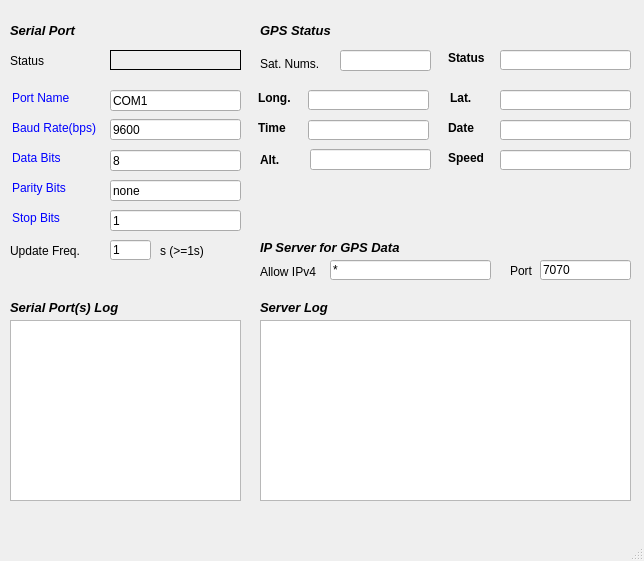
<?xml version="1.0" encoding="UTF-8"?>
<ui version="4.0">
 <class>MainWindow</class>
 <widget class="QMainWindow" name="MainWindow">
  <property name="geometry">
   <rect>
    <x>0</x>
    <y>0</y>
    <width>644</width>
    <height>561</height>
   </rect>
  </property>
  <property name="sizePolicy">
   <sizepolicy hsizetype="Fixed" vsizetype="Fixed">
    <horstretch>0</horstretch>
    <verstretch>0</verstretch>
   </sizepolicy>
  </property>
  <property name="windowTitle">
   <string>MainWindow</string>
  </property>
  <widget class="QWidget" name="centralWidget">
   <property name="sizePolicy">
    <sizepolicy hsizetype="Fixed" vsizetype="Fixed">
     <horstretch>0</horstretch>
     <verstretch>0</verstretch>
    </sizepolicy>
   </property>
   <widget class="QLabel" name="gpsComSetLabel">
    <property name="geometry">
     <rect>
      <x>10</x>
      <y>20</y>
      <width>91</width>
      <height>21</height>
     </rect>
    </property>
    <property name="text">
     <string>&lt;html&gt;&lt;head/&gt;&lt;body&gt;&lt;p&gt;&lt;span style=&quot; font-size:10pt; font-weight:600; font-style:italic; color:#000000;&quot;&gt;Serial Port&lt;/span&gt;&lt;/p&gt;&lt;/body&gt;&lt;/html&gt;</string>
    </property>
   </widget>
   <widget class="QLabel" name="comLabel">
    <property name="geometry">
     <rect>
      <x>12</x>
      <y>90</y>
      <width>61</width>
      <height>16</height>
     </rect>
    </property>
    <property name="text">
     <string>&lt;html&gt;&lt;head/&gt;&lt;body&gt;&lt;p&gt;&lt;span style=&quot; color:#0000ff;&quot;&gt;Port Name&lt;/span&gt;&lt;/p&gt;&lt;/body&gt;&lt;/html&gt;</string>
    </property>
   </widget>
   <widget class="QLabel" name="boteLabel">
    <property name="geometry">
     <rect>
      <x>12</x>
      <y>120</y>
      <width>91</width>
      <height>16</height>
     </rect>
    </property>
    <property name="text">
     <string>&lt;html&gt;&lt;head/&gt;&lt;body&gt;&lt;p&gt;&lt;span style=&quot; color:#0000ff;&quot;&gt;Baud Rate(bps)&lt;/span&gt;&lt;/p&gt;&lt;/body&gt;&lt;/html&gt;</string>
    </property>
   </widget>
   <widget class="QLabel" name="dataLabel">
    <property name="geometry">
     <rect>
      <x>12</x>
      <y>150</y>
      <width>61</width>
      <height>16</height>
     </rect>
    </property>
    <property name="text">
     <string>&lt;html&gt;&lt;head/&gt;&lt;body&gt;&lt;p&gt;&lt;span style=&quot; color:#0000ff;&quot;&gt;Data Bits&lt;/span&gt;&lt;/p&gt;&lt;/body&gt;&lt;/html&gt;</string>
    </property>
   </widget>
   <widget class="QLabel" name="checkLabel">
    <property name="geometry">
     <rect>
      <x>12</x>
      <y>180</y>
      <width>71</width>
      <height>16</height>
     </rect>
    </property>
    <property name="text">
     <string>&lt;html&gt;&lt;head/&gt;&lt;body&gt;&lt;p&gt;&lt;span style=&quot; color:#0000ff;&quot;&gt;Parity Bits&lt;/span&gt;&lt;/p&gt;&lt;/body&gt;&lt;/html&gt;</string>
    </property>
   </widget>
   <widget class="QLabel" name="stopLabel">
    <property name="geometry">
     <rect>
      <x>12</x>
      <y>210</y>
      <width>71</width>
      <height>16</height>
     </rect>
    </property>
    <property name="text">
     <string>&lt;html&gt;&lt;head/&gt;&lt;body&gt;&lt;p&gt;&lt;span style=&quot; color:#0000ff;&quot;&gt;Stop Bits&lt;/span&gt;&lt;/p&gt;&lt;/body&gt;&lt;/html&gt;</string>
    </property>
   </widget>
   <widget class="QLabel" name="comInformationLabel">
    <property name="geometry">
     <rect>
      <x>10</x>
      <y>300</y>
      <width>161</width>
      <height>16</height>
     </rect>
    </property>
    <property name="text">
     <string>&lt;html&gt;&lt;head/&gt;&lt;body&gt;&lt;p&gt;&lt;span style=&quot; font-size:10pt; font-weight:600; font-style:italic; color:#000000;&quot;&gt;Serial Port(s) Log&lt;/span&gt;&lt;/p&gt;&lt;/body&gt;&lt;/html&gt;</string>
    </property>
   </widget>
   <widget class="QTextEdit" name="comInformationTextEdit">
    <property name="geometry">
     <rect>
      <x>10</x>
      <y>320</y>
      <width>231</width>
      <height>181</height>
     </rect>
    </property>
   </widget>
   <widget class="QLabel" name="gpsComSetLabel_2">
    <property name="geometry">
     <rect>
      <x>260</x>
      <y>20</y>
      <width>111</width>
      <height>21</height>
     </rect>
    </property>
    <property name="text">
     <string>&lt;html&gt;&lt;head/&gt;&lt;body&gt;&lt;p&gt;&lt;span style=&quot; font-size:10pt; font-weight:600; font-style:italic; color:#000000;&quot;&gt;GPS Status&lt;/span&gt;&lt;/p&gt;&lt;/body&gt;&lt;/html&gt;</string>
    </property>
   </widget>
   <widget class="QLabel" name="latitudeLabel">
    <property name="geometry">
     <rect>
      <x>258</x>
      <y>90</y>
      <width>41</width>
      <height>16</height>
     </rect>
    </property>
    <property name="text">
     <string>&lt;html&gt;&lt;head/&gt;&lt;body&gt;&lt;p&gt;&lt;span style=&quot; font-weight:600; color:#000000;&quot;&gt;Long.&lt;/span&gt;&lt;/p&gt;&lt;/body&gt;&lt;/html&gt;</string>
    </property>
   </widget>
   <widget class="QLabel" name="longitudeLabel">
    <property name="geometry">
     <rect>
      <x>450</x>
      <y>90</y>
      <width>31</width>
      <height>16</height>
     </rect>
    </property>
    <property name="text">
     <string>&lt;html&gt;&lt;head/&gt;&lt;body&gt;&lt;p&gt;&lt;span style=&quot; font-weight:600; color:#000000;&quot;&gt;Lat.&lt;/span&gt;&lt;/p&gt;&lt;/body&gt;&lt;/html&gt;</string>
    </property>
   </widget>
   <widget class="QLabel" name="timeLabel">
    <property name="geometry">
     <rect>
      <x>258</x>
      <y>120</y>
      <width>41</width>
      <height>16</height>
     </rect>
    </property>
    <property name="text">
     <string>&lt;html&gt;&lt;head/&gt;&lt;body&gt;&lt;p&gt;&lt;span style=&quot; font-weight:600; color:#000000;&quot;&gt;Time&lt;/span&gt;&lt;/p&gt;&lt;/body&gt;&lt;/html&gt;</string>
    </property>
   </widget>
   <widget class="QLineEdit" name="latitudeLineEdit">
    <property name="geometry">
     <rect>
      <x>308</x>
      <y>90</y>
      <width>121</width>
      <height>20</height>
     </rect>
    </property>
   </widget>
   <widget class="QLineEdit" name="longitudeLineEdit">
    <property name="geometry">
     <rect>
      <x>500</x>
      <y>90</y>
      <width>131</width>
      <height>20</height>
     </rect>
    </property>
   </widget>
   <widget class="QLineEdit" name="timeLineEdit">
    <property name="geometry">
     <rect>
      <x>308</x>
      <y>120</y>
      <width>121</width>
      <height>20</height>
     </rect>
    </property>
   </widget>
   <widget class="QLabel" name="speedLabel">
    <property name="geometry">
     <rect>
      <x>448</x>
      <y>150</y>
      <width>41</width>
      <height>16</height>
     </rect>
    </property>
    <property name="text">
     <string>&lt;html&gt;&lt;head/&gt;&lt;body&gt;&lt;p&gt;&lt;span style=&quot; font-weight:600;&quot;&gt;Speed&lt;/span&gt;&lt;/p&gt;&lt;/body&gt;&lt;/html&gt;</string>
    </property>
   </widget>
   <widget class="QLabel" name="statusLabel">
    <property name="geometry">
     <rect>
      <x>448</x>
      <y>50</y>
      <width>41</width>
      <height>16</height>
     </rect>
    </property>
    <property name="text">
     <string>&lt;html&gt;&lt;head/&gt;&lt;body&gt;&lt;p&gt;&lt;span style=&quot; font-weight:600; color:#000000;&quot;&gt;Status&lt;/span&gt;&lt;/p&gt;&lt;/body&gt;&lt;/html&gt;</string>
    </property>
   </widget>
   <widget class="QLabel" name="dateLabel">
    <property name="geometry">
     <rect>
      <x>448</x>
      <y>120</y>
      <width>31</width>
      <height>16</height>
     </rect>
    </property>
    <property name="text">
     <string>&lt;html&gt;&lt;head/&gt;&lt;body&gt;&lt;p&gt;&lt;span style=&quot; font-weight:600; color:#000000;&quot;&gt;Date&lt;/span&gt;&lt;/p&gt;&lt;/body&gt;&lt;/html&gt;</string>
    </property>
   </widget>
   <widget class="QLineEdit" name="speedLineEdit">
    <property name="geometry">
     <rect>
      <x>500</x>
      <y>150</y>
      <width>131</width>
      <height>20</height>
     </rect>
    </property>
   </widget>
   <widget class="QLineEdit" name="statusLineEdit">
    <property name="geometry">
     <rect>
      <x>500</x>
      <y>50</y>
      <width>131</width>
      <height>20</height>
     </rect>
    </property>
   </widget>
   <widget class="QLineEdit" name="dateLineEdit">
    <property name="geometry">
     <rect>
      <x>500</x>
      <y>120</y>
      <width>131</width>
      <height>20</height>
     </rect>
    </property>
   </widget>
   <widget class="QLabel" name="gpsReceiveLabel">
    <property name="geometry">
     <rect>
      <x>260</x>
      <y>300</y>
      <width>171</width>
      <height>16</height>
     </rect>
    </property>
    <property name="text">
     <string>&lt;html&gt;&lt;head/&gt;&lt;body&gt;&lt;p&gt;&lt;span style=&quot; font-size:10pt; font-weight:600; font-style:italic; color:#000000;&quot;&gt;Server Log&lt;/span&gt;&lt;/p&gt;&lt;/body&gt;&lt;/html&gt;</string>
    </property>
   </widget>
   <widget class="QPlainTextEdit" name="gpsPlainTextEdit">
    <property name="geometry">
     <rect>
      <x>260</x>
      <y>320</y>
      <width>371</width>
      <height>181</height>
     </rect>
    </property>
   </widget>
   <widget class="QLabel" name="comStatusLabel">
    <property name="geometry">
     <rect>
      <x>110</x>
      <y>50</y>
      <width>131</width>
      <height>20</height>
     </rect>
    </property>
    <property name="frameShape">
     <enum>QFrame::Box</enum>
    </property>
    <property name="text">
     <string>&lt;html&gt;&lt;head/&gt;&lt;body&gt;&lt;p&gt;&lt;br/&gt;&lt;/p&gt;&lt;/body&gt;&lt;/html&gt;</string>
    </property>
   </widget>
   <widget class="QLineEdit" name="satelliteLineEdit">
    <property name="geometry">
     <rect>
      <x>340</x>
      <y>50</y>
      <width>91</width>
      <height>21</height>
     </rect>
    </property>
   </widget>
   <widget class="QLabel" name="satelliteLabel">
    <property name="geometry">
     <rect>
      <x>260</x>
      <y>50</y>
      <width>61</width>
      <height>29</height>
     </rect>
    </property>
    <property name="text">
     <string>&lt;html&gt;&lt;head/&gt;&lt;body&gt;&lt;p&gt;&lt;span style=&quot; color:#000000;&quot;&gt;Sat. Nums.&lt;/span&gt;&lt;/p&gt;&lt;/body&gt;&lt;/html&gt;</string>
    </property>
   </widget>
   <widget class="QLabel" name="gpsReceiveLabel_2">
    <property name="geometry">
     <rect>
      <x>260</x>
      <y>240</y>
      <width>201</width>
      <height>16</height>
     </rect>
    </property>
    <property name="text">
     <string>&lt;html&gt;&lt;head/&gt;&lt;body&gt;&lt;p&gt;&lt;span style=&quot; font-size:10pt; font-weight:600; font-style:italic; color:#000000;&quot;&gt;IP Server for GPS Data&lt;/span&gt;&lt;/p&gt;&lt;/body&gt;&lt;/html&gt;</string>
    </property>
   </widget>
   <widget class="QLabel" name="labelIP">
    <property name="geometry">
     <rect>
      <x>260</x>
      <y>262</y>
      <width>61</width>
      <height>20</height>
     </rect>
    </property>
    <property name="text">
     <string>Allow IPv4</string>
    </property>
   </widget>
   <widget class="QLineEdit" name="lineEditIP">
    <property name="geometry">
     <rect>
      <x>330</x>
      <y>260</y>
      <width>161</width>
      <height>20</height>
     </rect>
    </property>
    <property name="text">
     <string>*</string>
    </property>
   </widget>
   <widget class="QLabel" name="labelPort">
    <property name="geometry">
     <rect>
      <x>510</x>
      <y>260</y>
      <width>54</width>
      <height>21</height>
     </rect>
    </property>
    <property name="text">
     <string>Port</string>
    </property>
   </widget>
   <widget class="QLineEdit" name="lineEditPort">
    <property name="geometry">
     <rect>
      <x>540</x>
      <y>260</y>
      <width>91</width>
      <height>20</height>
     </rect>
    </property>
    <property name="text">
     <string>7070</string>
    </property>
   </widget>
   <widget class="QLabel" name="labelRefreshTime">
    <property name="geometry">
     <rect>
      <x>10</x>
      <y>240</y>
      <width>81</width>
      <height>21</height>
     </rect>
    </property>
    <property name="text">
     <string>Update Freq.</string>
    </property>
   </widget>
   <widget class="QLineEdit" name="lineEditRefreshTime">
    <property name="geometry">
     <rect>
      <x>110</x>
      <y>240</y>
      <width>41</width>
      <height>20</height>
     </rect>
    </property>
    <property name="text">
     <string>1</string>
    </property>
   </widget>
   <widget class="QLabel" name="labelTimeUnit">
    <property name="geometry">
     <rect>
      <x>160</x>
      <y>240</y>
      <width>81</width>
      <height>21</height>
     </rect>
    </property>
    <property name="text">
     <string>s (&gt;=1s)</string>
    </property>
   </widget>
   <widget class="QLineEdit" name="lineEditPortName">
    <property name="geometry">
     <rect>
      <x>110</x>
      <y>90</y>
      <width>131</width>
      <height>21</height>
     </rect>
    </property>
    <property name="text">
     <string>COM1</string>
    </property>
   </widget>
   <widget class="QLineEdit" name="lineEditBaudRate">
    <property name="geometry">
     <rect>
      <x>110</x>
      <y>119</y>
      <width>131</width>
      <height>21</height>
     </rect>
    </property>
    <property name="text">
     <string>9600</string>
    </property>
   </widget>
   <widget class="QLineEdit" name="lineEditDataBits">
    <property name="geometry">
     <rect>
      <x>110</x>
      <y>150</y>
      <width>131</width>
      <height>21</height>
     </rect>
    </property>
    <property name="text">
     <string>8</string>
    </property>
   </widget>
   <widget class="QLineEdit" name="lineEditParityBits">
    <property name="geometry">
     <rect>
      <x>110</x>
      <y>180</y>
      <width>131</width>
      <height>21</height>
     </rect>
    </property>
    <property name="text">
     <string>none</string>
    </property>
   </widget>
   <widget class="QLineEdit" name="lineEditStopBits">
    <property name="geometry">
     <rect>
      <x>110</x>
      <y>210</y>
      <width>131</width>
      <height>21</height>
     </rect>
    </property>
    <property name="text">
     <string>1</string>
    </property>
   </widget>
   <widget class="QLabel" name="LabelAlt">
    <property name="geometry">
     <rect>
      <x>260</x>
      <y>150</y>
      <width>31</width>
      <height>21</height>
     </rect>
    </property>
    <property name="text">
     <string>&lt;html&gt;&lt;head/&gt;&lt;body&gt;&lt;p&gt;&lt;span style=&quot; font-weight:600;&quot;&gt;Alt.&lt;/span&gt;&lt;/p&gt;&lt;/body&gt;&lt;/html&gt;</string>
    </property>
   </widget>
   <widget class="QLabel" name="label">
    <property name="geometry">
     <rect>
      <x>10</x>
      <y>50</y>
      <width>81</width>
      <height>21</height>
     </rect>
    </property>
    <property name="text">
     <string>Status</string>
    </property>
   </widget>
   <widget class="QLineEdit" name="lineEditAlt">
    <property name="geometry">
     <rect>
      <x>310</x>
      <y>149</y>
      <width>121</width>
      <height>21</height>
     </rect>
    </property>
   </widget>
   <widget class="QLabel" name="labelSite">
    <property name="geometry">
     <rect>
      <x>360</x>
      <y>20</y>
      <width>271</width>
      <height>21</height>
     </rect>
    </property>
    <property name="text">
     <string/>
    </property>
   </widget>
  </widget>
  <widget class="QStatusBar" name="statusBar"/>
 </widget>
 <layoutdefault spacing="6" margin="11"/>
 <resources/>
 <connections/>
</ui>
